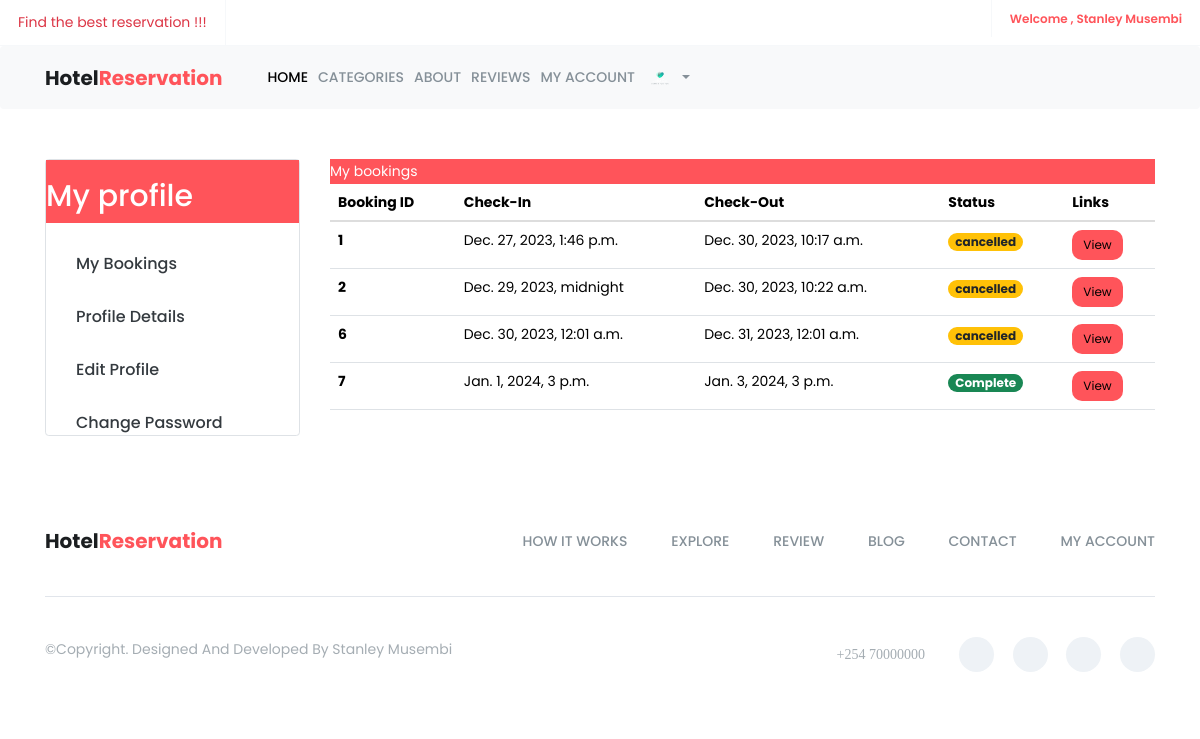
The page /auth/my_bookings/ (signed in) on the database as committed earlier.
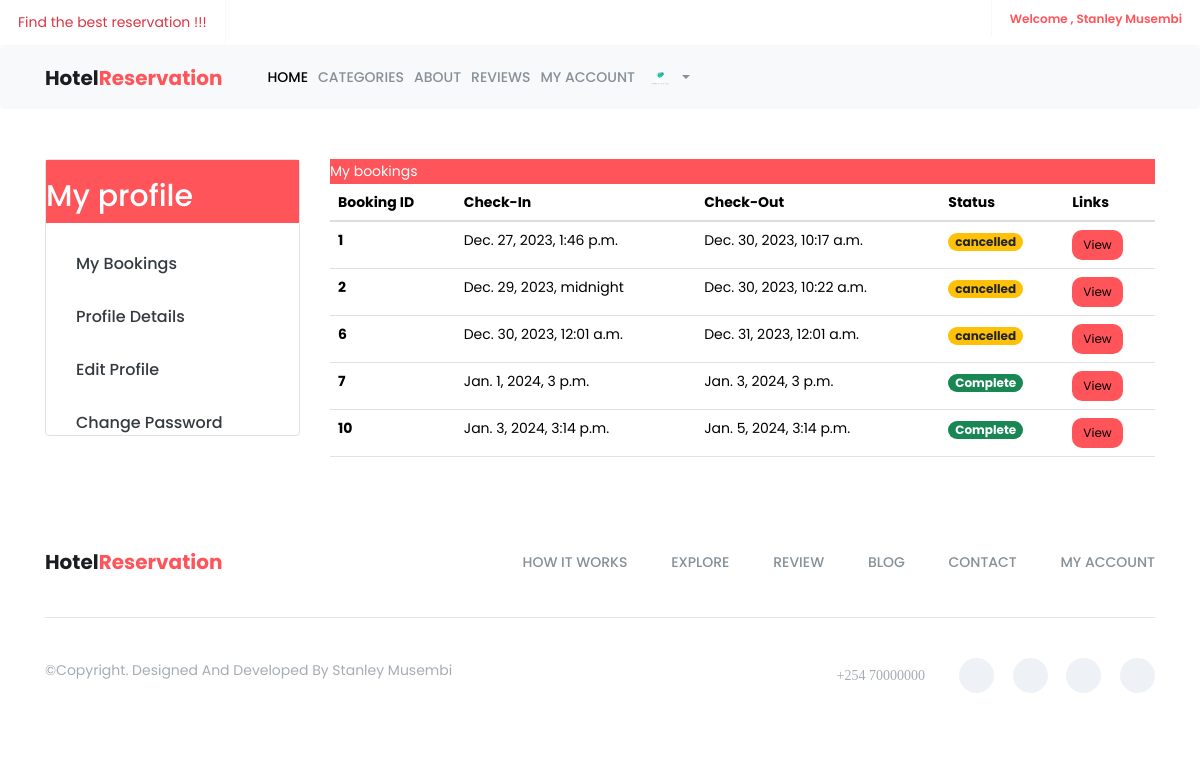
The same page on the database as committed later.
### accounts/models.py (models this page shows, shortened)
class CustomUser(AbstractUser):
    email = models.EmailField(unique=True)
    gender = models.CharField(max_length=1,  blank=True, null=True)
    address = models.CharField(max_length=255, blank=True, null=True)
    image = models.ImageField(upload_to="user_images", blank=True, null=True)
    username = None
    objects = CustomUserManager()
    USERNAME_FIELD = 'email'
    REQUIRED_FIELDS = []

### hotel/models.py (models this page shows, shortened)
class Booking(models.Model):
    room = models.ForeignKey('Room' , on_delete=models.CASCADE)
    user = models.ForeignKey('accounts.CustomUser' , on_delete=models.CASCADE)
    persons = models.IntegerField()
    check_in = models.DateTimeField()
    check_out = models.DateTimeField()
    STATUS_CHOICES = (
        ('active' , 'active') ,
        ('cancelled' , 'cancelled') ,
        ('checked out' , 'checked out')
    )
    status = models.CharField(max_length=255 , choices=STATUS_CHOICES , default='active')
    added_on = models.DateTimeField(auto_now_add=True)
    updated_on = models.DateTimeField(auto_now=True)

### accounts/views.py (the view)
# urls.py: path('my_bookings/' , my_booking , name='my_bookings'),
@login_required(login_url='accounts:login')
def my_booking(request):
    user = request.user
    bookings = Booking.objects.filter(user=user)
    context = {
        'bookings':bookings
    }
    return render(request , 'public/my_bookings.html' , context)

### templates/public/my_bookings.html (shortened to what this page needs)
{% extends 'public/base.html' %}
{% load static %}
{% block content %}
    <div class="container m-5">
        <div class="row">
             {% include 'public/profile_sidebar.html'%}
            <div class="col-md-9">
                <div class="card-header primary-bg">
                     <p class= "  text-white">My bookings </p>
                </div>
                {% if bookings %}
                    <table class="table responsive">
                        <thead>
                            <tr>
                                <th scope="col">Booking ID</th>
                                <th scope="col">Check-In</th>
                                <th scope="col">Check-Out</th>
                                <th scope="col">Status</th>
                                <th scope="col">Links</th>
                            </tr>
                        </thead>
                        <tbody>
                            {% for booking in bookings %}
                                <tr>
                                    <th scope="row">{{ booking.id }}</th>
                                    <td>{{ booking.check_in }}</td>
                                    <td>{{ booking.check_out }}</td>
                                    <td>
                                        {% if booking.status == 'active' %}
                                            <span class="badge bg-success">Complete</span>
                                            {% endif %}
                                        {% if booking.status == 'checked out' %}
                                            <span class="badge bg-warning text-dark">cancelled</span>
                                        {% endif %}
                                    </td>
                                    <td>
                                        <a href="{% url 'accounts:booking_details' booking.id %}"><button  class="btn btn-custom btn-sm">View </button></a>
                                    </td>
                                </tr>
                            {% endfor %}
                        </tbody>
                    </table>
                {% else %}
                    <p>No bookings found.</p>
                {% endif %}
            </div>
        </div>
    </div>
{% endblock %}

### templates/public/base.html (shortened to what this page needs)
{% load static %}
<!doctype html>
<html class="no-js" lang="en">
    <head>
        <link href="https://cdn.jsdelivr.net/npm/bootstrap@5.3.2/dist/css/bootstrap.min.css" rel="stylesheet">
		<link href="https://cdn.jsdelivr.net/npm/bootstrap@5.3.2/dist/css/bootstrap.min.css" rel="stylesheet">
        <link rel="stylesheet" href="{% static 'assets/css/font-awesome.min.css' %}">
		<link rel="stylesheet" href="{% static 'assets/css/linearicons.css' %}">
        <link rel="stylesheet" href="{% static 'assets/css/animate.css' %}">
        <link rel="stylesheet" href="{% static 'assets/css/flaticon.css' %}">
        <link rel="stylesheet" href="{% static 'assets/css/slick.css' %}">
		<link rel="stylesheet" href="{% static 'assets/css/slick-theme.css' %}">
        <link rel="stylesheet" href="{% static 'assets/css/bootstrap.min.css' %}">
		<link rel="stylesheet" href="{% static 'assets/css/bootsnav.css' %}" >
        <link rel="stylesheet" href="{% static 'assets/css/style.css' %}">
        <link rel="stylesheet" href="{% static 'assets/css/responsive.css' %}">
    </head>
	<body>
		<header id="header-top" class="header-top">
			<ul>
				<li>
					<div class="header-top-left">
						<ul>
							<li class="select-opt">
								 <p class="text-danger">Find the best reservation !!!</p>
							</li>
						</ul>
					</div>
				</li>
				<li class="head-responsive-right pull-right">
                    <div class="header-top-right">
                        {% if  user.is_authenticated %}
						<ul>
							<li class="header-top-contact">
								 <a href="">Welcome , {{user.first_name }} {{user.last_name}} </a>
							</li>
						</ul>
						{% endif%}
                    </div>
                </li>
			</ul>
		</header>
		<section class="top-area">
			<div class="header-area">
			    <nav class="navbar navbar-expand-lg navbar-light bg-light fixed-top" style ="width:100%;" data-bs-minus-value-desktop="70" data-bs-minus-value-mobile="55" data-bs-speed="1000">
					<div class="container">
						<div class="navbar-brand">
							<a  href="{% url 'hotel:home'%} "  >Hotel<span class="brand-span">reservation</span></a>
						</div>
						<div class="collapse navbar-collapse menu-ui-design" id="navbar-menu">
							<ul class="navbar-nav ms-auto" data-bs-in="fadeInDown" data-bs-out="fadeOutUp">
								<li class="nav-item"><a href="{% url 'hotel:home' %}" class="nav-link active" href="#home">Home</a></li>
								<li class="nav-item"><a href="{% url 'hotel:all_categories' %}" class="nav-link" href="#works">Categories </a></li>
								<li class="nav-item"><a href="" class="nav-link" href="#explore">About</a></li>
								<li class="nav-item"><a href="" class="nav-link" href="#reviews">Reviews</a></li>
								<li class="nav-item"><a href="{% url 'accounts:profile' %}" class="nav-link" href="#contact">My Account</a></li>
								  {% if user.is_authenticated %}
								  <li class="nav-item ml-auto dropdown">
									  <a class="nav-link dropdown-toggle" href="#" id="profileDropdown" role="button" data-bs-toggle="dropdown" aria-haspopup="true" aria-expanded="false">
										  {% if user.image %}
											  <img src="{{ user.image.url }}" alt="Profile Image" width="30px" class="profile-image">
										  {% else %}
											  <img src="{% static 'assets/img/placeholder.webp' %}" alt="Placeholder Image" width="30px" class="profile-image">
										  {% endif %}
									  </a>
								  </li>
								  {% endif %}
							</ul>
						</div>
					</div>
				</nav>
			</div>
		</section>
        {% block content%}
         {% endblock content%}
		<footer id="footer"  class="footer">
			<div class="container">
				<div class="footer-menu">
		           	<div class="row">
			           	<div class="col-sm-3">
			           		 <div class="navbar-header">
				                <a class="navbar-brand" href="{% url 'hotel:home' %}">Hotel<span class="brand-span">Reservation</span></a>
				            </div>
			           	</div>
			           	<div class="col-sm-9">
			           		<ul class="footer-menu-item">
			                    <li class="scroll"><a href="#works">how it works</a></li>
			                    <li class="scroll"><a href="#explore">explore</a></li>
			                    <li class="scroll"><a href="#reviews">review</a></li>
			                    <li class="scroll"><a href="#blog">blog</a></li>
			                    <li class="scroll"><a href="#contact">contact</a></li>
			                    <li class=" scroll"><a href="#contact">my account</a></li>
			                </ul>
			           	</div>
		           </div>
				</div>
				<div class="hm-footer-copyright">
					<div class="row">
						<div class="col-sm-5">
							<p>
								&copy;copyright. designed and developed by Stanley Musembi
							</p>
						</div>
						<div class="col-sm-7">
							<div class="footer-social">
								<span><i class="fa fa-phone"> +254 70000000 </i></span>
								<a href="#"><i class="fa fa-facebook"></i></a>
								<a href="#"><i class="fa fa-twitter"></i></a>
								<a href="#"><i class="fa fa-linkedin"></i></a>
								<a href="#"><i class="fa fa-google-plus"></i></a>
							</div>
						</div>
					</div>
				</div>
			</div>
        </footer>
    </body>
</html>

### templates/public/profile_sidebar.html
<div class="col-md-3">
    <div class="list-group border">
        <div class=" primary-bg">
            <h2 class="text-white">My profile</h2>
        </div>
        <div class="mt-5">
        <a href="{% url 'accounts:my_bookings' %}"><div  class="px-5  "> My bookings </div></a>
        </div>
        <div class="mt-5">
            <a href="{% url 'accounts:edit_profile' %} "  > <div  class="px-5">Profile details</div> </a>
         </div>
        <div class="mt-5">
        <a href=" {% url 'accounts:profile_details' %}"><div  class="px-5">Edit profile </div></a>
        </div>
        <div class="mt-5">
        <a href="{% url 'accounts:change_password' %}" ><div  class="px-5">Change Password</div></a>
        </div>
    </div>
</div>

### static/assets/css/bootsnav.css (style rules this page uses)
body { -webkit-transition: all 0.3s ease-in-out; -moz-transition: all 0.3s ease-in-out; -o-transition: all 0.3s ease-in-out; -ms-transition: all 0.3s ease-in-out; transition: all 0.3s ease-in-out; }

### static/assets/css/style.css (style rules this page uses)
* { padding: 0; margin: 0; }
* { -webkit-box-sizing:border-box; -moz-box-sizing:border-box; -o-box-sizing:border-box; -ms-box-sizing:border-box; box-sizing:border-box; }
body { font-family: 'Poppins', sans-serif; font-size:14px; color:#a09e9c; text-transform:initial; max-width:1920px; margin:0 auto; overflow-x:hidden; }
a,a:hover,a:active,a:focus { display:inline-block; text-decoration:none; color: #343a3f; font-size:16px; padding:0; font-weight: 500; text-transform: capitalize; }
p { margin: 0; color:#767f86; font-size:14px; line-height: 1.8; text-transform: initial; }
img { border:none;max-width:100%; height:auto; }
ul { padding: 0; margin: 0 auto; list-style: none; }
ul li { list-style: none; }
select,input,textarea,button { box-shadow:none;outline:0!important; }
button { background: transparent;border: 0;font-size: 12px; }
html,body { height: 100%; }
.header-top { border-bottom:1px solid #f6f8fa; }
.header-top ul li { display: inline-block; }
.header-top-left li,.header-top-right li { display: inline-block; }
.select-opt,.header-top-contact { padding: 10px 18px; border-right: 1px solid #f6f8fa; }
.header-top-contact { border-right: 0; border-left: 1px solid #f6f8fa; font-size: 12px; }
.header-top-right ul li a { color:#ff545a; font-size: 12px; font-weight: 600; }
.primary-bg { background:#ff545a; }
.btn-custom { background-color:#ff545a; color: #000; border-radius: 10px; }
.navbar-brand { display: inline-block; color: #1b1e20; font-size: 20px; font-weight: 700; text-transform:capitalize; }
.navbar-brand a { color: #1b1e20; font-size: 20px; font-weight: 700; text-transform:capitalize; }
.brand-span { display: inline-block;color:#ff545a;text-transform:capitalize; }
.nav-link { color: #859098; font-size: 14px; font-weight: 500; text-transform:uppercase; -webkit-transition: 0.3s linear; -moz-transition: 0.3s linear; -ms-transition: 0.3s linear; -o-transition: 0.3s linear; transition: 0.3s linear; }
.nav-link { padding:34px 21px; }
.menu-ui-design { overflow-y:scroll;height: 350px; }
.footer-menu { padding: 45px 0; }
.footer-menu .navbar-header { padding:0; }
.footer-menu .navbar-header a.navbar-brand,.footer-menu.footer-menu .navbar-header a.navbar-brand:hover,.footer-menu .navbar-header a.navbar-brand:focus { padding:0; height: 0; }
.footer-menu ul.footer-menu-item { text-align: right; }
.footer-menu ul.footer-menu-item li { display: inline-block; }
.footer-menu ul.footer-menu-item li a { color: #859098; font-size: 14px; text-transform: uppercase; padding-left: 40px; -webkit-transition:0.3s linear; -moz-transition:0.3s linear; -o-transition:0.3s linear; transition:0.3s linear; }
.hm-footer-copyright { padding: 40px 0; border-top: 1px solid #e1e5eb; }
.hm-footer-copyright p,.hm-footer-copyright p a { color: #a5adb3; font-size: 14px; font-weight: 400; text-transform: capitalize; }
.footer-social { text-align: right; }
.footer-social .fa-phone:before { position: relative; top: 2px; }
.footer-social a ,.footer-social span { display: inline-block; color: #afb4bf; font-size: 14px; margin-left: 15px; -webkit-transition: .3s; -moz-transition:.3s; -ms-transition:.3s; -o-transition:.3s; transition: .3s; }
.footer-social a { width: 35px; height: 35px; line-height: 35px; background: #eef2f6; text-align: center; border-radius: 50%; }
.footer-social span { margin-right:15px;margin-left: 0;color: #a5adb3; }

Rows that differ between the two databases and show on the page:
added Booking: id "10", check_in "Jan. 3, 2024, 3:14 p.m.", check_out "Jan. 5, 2024, 3:14 p.m.", status "Complete"
